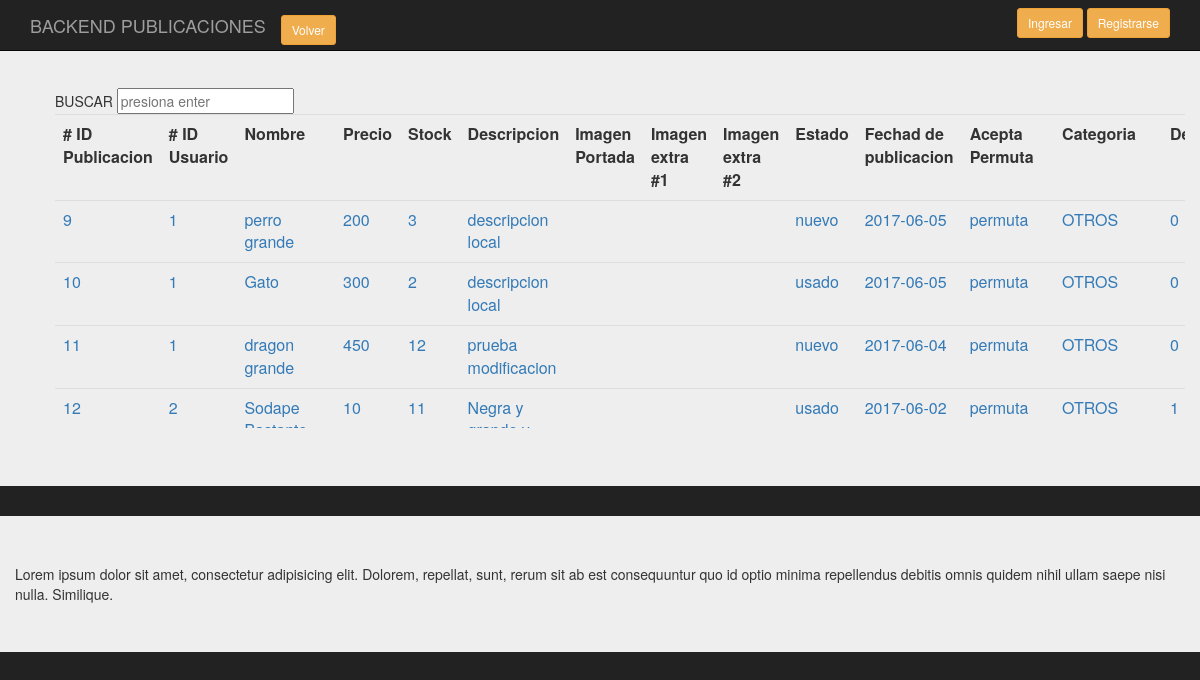
The app's page /backend/Presentacion/BackPublicacion.php, older data.
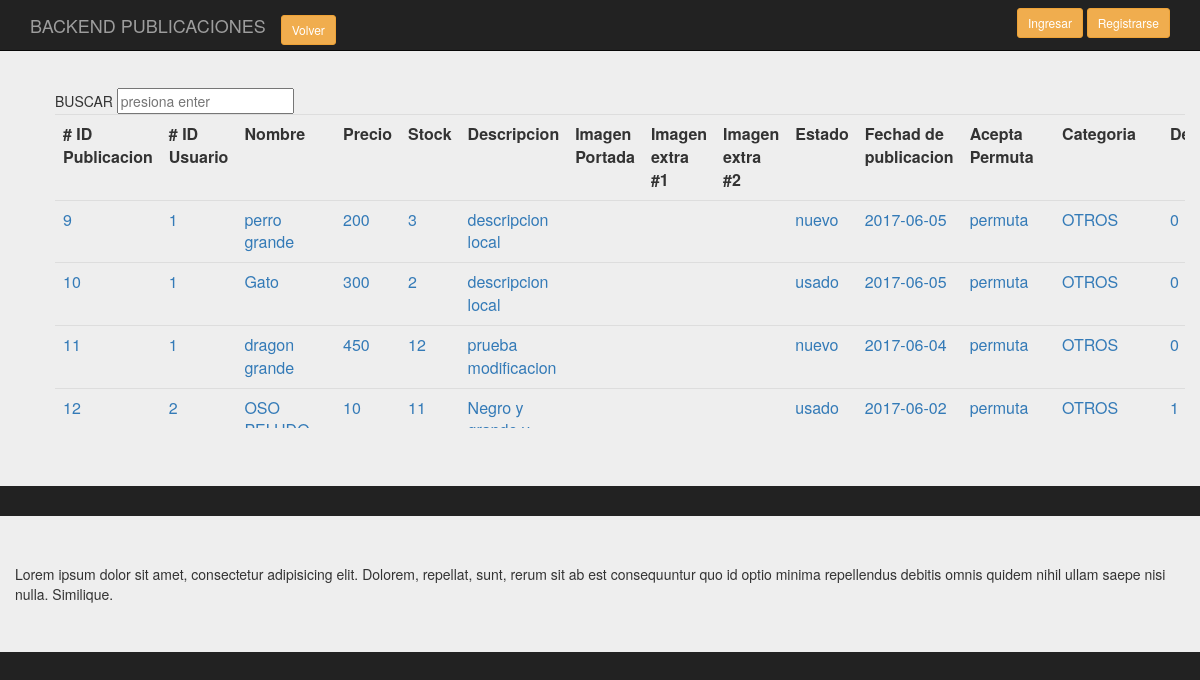
The same page, newer data.
### tables this page shows
CREATE TABLE `publicacion` (
  `id_pub` int(11) NOT NULL,
  `id_usup` int(11) NOT NULL,
  `nom_pub` varchar(40) DEFAULT NULL,
  `precio_pub` int(11) DEFAULT NULL,
  `stock_pub` int(11) DEFAULT NULL,
  `descripcion_pub` varchar(400) DEFAULT NULL,
  `img01_pub` varchar(20) DEFAULT NULL,
  `img02_pub` varchar(20) NOT NULL,
  `img03_pub` varchar(20) NOT NULL,
  `nuevo_pub` varchar(20) DEFAULT NULL,
  `fecha_pub` date DEFAULT NULL,
  `acepta_permuta_pub` varchar(20) DEFAULT NULL,
  `categoria_pub` varchar(20) DEFAULT NULL,
  `denuncia_pub` tinyint(1) DEFAULT NULL,
  `activa` varchar(20) NOT NULL
);

### backend/clases/Publicacion.class.php (called while the page is built, shortened)
<?php
require_once('../persistencia/PersistenciaPublicacion.class.php');
class Publicacion
{
    public function consultaTodos($conex)
    {
      $pu=new PersistenciaPublicacion;
      $datos= $pu->consTodos($conex);
      return $datos;
    }
}
?>

### backend/persistencia/PersistenciaPublicacion.class.php (called while the page is built, shortened)
<?php
class PersistenciaPublicacion
{
   public function consTodos( $conex)
   {
        $sql = "select * from publicacion";
        $result = $conex->prepare($sql);
		$result->execute();
		$resultados=$result->fetchAll();
       return $resultados;
    }
 }
?>

### backend/Presentacion/BackPublicacion.php (the view, shortened to what this page needs)
<?php
require_once('../clases/Publicacion.class.php');
?>
<!doctype html>
<html lang="en">
<head>
<link rel="stylesheet" href="https://maxcdn.bootstrapcdn.com/bootstrap/3.3.7/css/bootstrap.min.css">
<link rel="stylesheet" href="../css/estilos.css">
	</head>
<body>
		<div class="container">
			<nav class="navbar navbar-inverse navbar-fixed-top">
				  <div class="container">
					<div class="navbar-header">
					  <a class="navbar-brand" href="#">BACKEND PUBLICACIONES</a>
					  <div class="navbar-brand">
						<a href="index.php" class="btn btn-warning btn-sm">Volver</a>
					  </div>
					</div>
					<div id="navbar" class="navbar-collapse collapse">
					  <form class="navbar-form navbar-right">
						<a href="singin.php" class="btn btn-warning btn-sm">Ingresar</a>
						<a href="Login.php" class="btn btn-warning btn-sm">Registrarse</a>
					  </form>
					</div>
				  </div>
			</nav>
		</div>
		<div class="jumbotron">
			<div class="container-fluid">
				<section class="main row">
					<div class="col-md-12">
					<ol class="pre-scrollable">
										<table class="table">
																<form class="forma-busqueda cf" action="/search.php" method="post">
																	<input name="keywords" id="search_box" type="text" placeholder="presiona enter" >
																</form>
													<tr>
														<th># ID Publicacion</th>
														<th># ID Usuario</th>
														<th>Nombre</th>
														<th>Precio</th>
														<th>Stock</th>
														<th>Descripcion</th>
														<th>Imagen Portada</th>
														<th>Imagen extra #1</th>
														<th>Imagen extra #2</th>
														<th>Estado</th>
														<th>Fechad de publicacion</th>
														<th>Acepta Permuta</th>
														<th>Categoria</th>
														<th>Denuncia</th>
													</tr>
												<?php
													$conex = conectar();
													$d = new Publicacion();
													$datos_d=$d->consultaTodos($conex);
													$cuenta=count($datos_d);
												?>
												<?php
												for ($i=0;$i<$cuenta;$i++)
												{
												?>
													<tr>
															<td><a value="<?php echo $datos_d[$i][0]?>"  ><?php echo $datos_d[$i][0]?></a></td>
															<td><a value="<?php echo $datos_d[$i][0]?>"  ><?php echo $datos_d[$i][1]?></a></td>
															<td><a value="<?php echo $datos_d[$i][0]?>"  ><?php echo $datos_d[$i][2]?></a></td>
															<td><a value="<?php echo $datos_d[$i][0]?>"  ><?php echo $datos_d[$i][3]?></a></td>
															<td><a value="<?php echo $datos_d[$i][0]?>"  ><?php echo $datos_d[$i][4]?></a></td>
															<td class="pre-scrollable"><a value="<?php echo $datos_d[$i][0]?>"  ><?php echo $datos_d[$i][5]?></a></td>
															<td><a value="<?php echo $datos_d[$i][0]?>"  ><?php echo $datos_d[$i][6]?></a></td>
															<td><a value="<?php echo $datos_d[$i][0]?>"  ><?php echo $datos_d[$i][7]?></a></td>
															<td><a value="<?php echo $datos_d[$i][0]?>"  ><?php echo $datos_d[$i][8]?></a></td>
															<td><a value="<?php echo $datos_d[$i][0]?>"  ><?php echo $datos_d[$i][9]?></a></td>
															<td><a value="<?php echo $datos_d[$i][0]?>"  ><?php echo $datos_d[$i][10]?></a></td>
															<td><a value="<?php echo $datos_d[$i][0]?>"  ><?php echo $datos_d[$i][11]?></a></td>
															<td><a value="<?php echo $datos_d[$i][0]?>"  ><?php echo $datos_d[$i][12]?></a></td>
															<td><a value="<?php echo $datos_d[$i][0]?>"  ><?php echo $datos_d[$i][13]?></a></td>
													</tr>
												<?php
												}
												?>
										</table>
					</ol>
					</div>
				</section>
			</div>
		</div>
		<div class="jumbotron">
		<div class="container">
			<div class="row">
			Lorem ipsum dolor sit amet, consectetur adipisicing elit. Dolorem, repellat, sunt, rerum sit ab est consequuntur quo id optio minima repellendus debitis omnis quidem nihil ullam saepe nisi nulla. Similique.
		</div>
		</div>
</body>
</html>

Row changes from the older to the newer data that the page shows:
changed publicacion: nom_pub "Sodape…" → "OSO…"; descripcion_pub "Negra y…" → "Negro y…"
